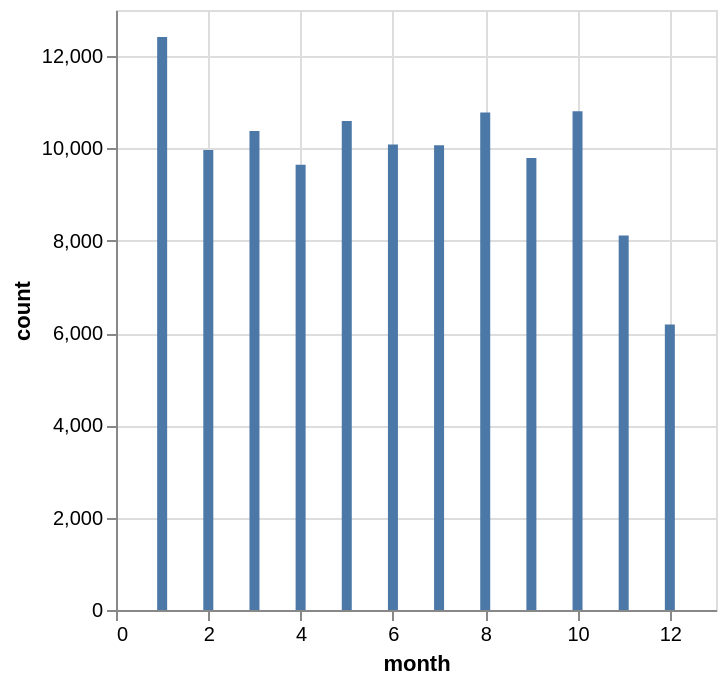

Notebook source saved alongside this figure:
### Code cell
# avg evictions per month over years
evictions = evictions.with_columns(
    pl.col("date_parsed").dt.month().alias("month")
)
by_month = evictions.group_by("month").count().sort("month")
by_month.plot.bar(x="month", y="count")

### Figure 1 — Vega-Lite specification as saved in the notebook (floating-point values rounded to 4 significant figures)
{"config": {"view": {"continuousWidth": 300, "continuousHeight": 300}}, "data": {"name": "data-ae09f87b88468869c174d8dc72c489d5"}, "mark": {"type": "bar", "tooltip": true}, "encoding": {"x": {"field": "month", "type": "quantitative"}, "y": {"field": "count", "type": "quantitative"}}, "params": [{"name": "param_1e9efca18e7a2868", "select": {"type": "interval", "encodings": ["x", "y"]}, "bind": "scales"}], "$schema": "https://vega.github.io/schema/vega-lite/v6.1.0.json", "datasets": {"data-ae09f87b88468869c174d8dc72c489d5": [{"month": 1, "count": 12414}, {"month": 2, "count": 9968}, {"month": 3, "count": 10379}, {"month": 4, "count": 9645}, {"month": 5, "count": 10595}, {"month": 6, "count": 10088}, {"month": 7, "count": 10070}, {"month": 8, "count": 10778}, {"month": 9, "count": 9796}, {"month": 10, "count": 10804}, {"month": 11, "count": 8114}, {"month": 12, "count": 6184}]}}
